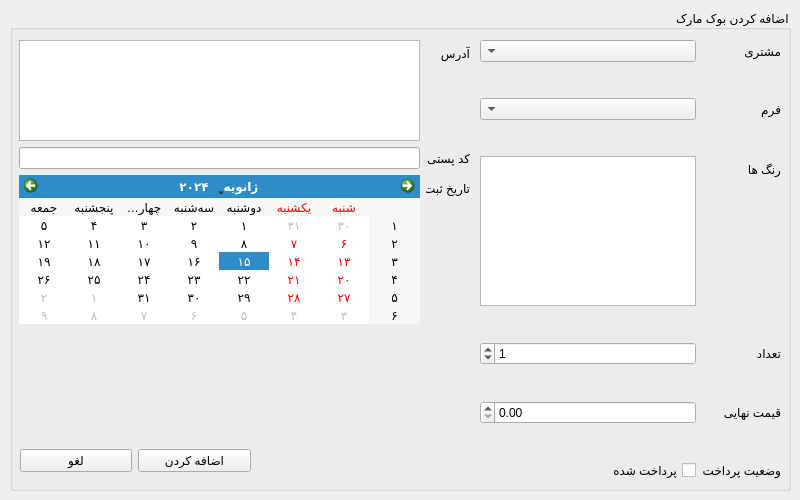
<?xml version="1.0" encoding="UTF-8"?>
<ui version="4.0">
 <class>Form</class>
 <widget class="QWidget" name="Form">
  <property name="geometry">
   <rect>
    <x>0</x>
    <y>0</y>
    <width>800</width>
    <height>500</height>
   </rect>
  </property>
  <property name="windowTitle">
   <string>Form</string>
  </property>
  <property name="layoutDirection">
   <enum>Qt::RightToLeft</enum>
  </property>
  <widget class="QGroupBox" name="groupBox">
   <property name="geometry">
    <rect>
     <x>10</x>
     <y>10</y>
     <width>781</width>
     <height>481</height>
    </rect>
   </property>
   <property name="title">
    <string>اضافه کردن بوک مارک</string>
   </property>
   <widget class="QWidget" name="formLayoutWidget">
    <property name="geometry">
     <rect>
      <x>470</x>
      <y>30</y>
      <width>301</width>
      <height>441</height>
     </rect>
    </property>
    <layout class="QFormLayout" name="formLayout">
     <property name="horizontalSpacing">
      <number>6</number>
     </property>
     <property name="verticalSpacing">
      <number>36</number>
     </property>
     <item row="0" column="0">
      <widget class="QLabel" name="label">
       <property name="text">
        <string>مشتری</string>
       </property>
      </widget>
     </item>
     <item row="0" column="1">
      <widget class="QComboBox" name="person_input"/>
     </item>
     <item row="1" column="0">
      <widget class="QLabel" name="label_2">
       <property name="text">
        <string>فرم</string>
       </property>
      </widget>
     </item>
     <item row="1" column="1">
      <widget class="QComboBox" name="form_input"/>
     </item>
     <item row="2" column="0">
      <widget class="QLabel" name="label_3">
       <property name="text">
        <string>رنگ ها</string>
       </property>
      </widget>
     </item>
     <item row="2" column="1">
      <widget class="QListWidget" name="colors_input">
       <property name="selectionMode">
        <enum>QAbstractItemView::MultiSelection</enum>
       </property>
      </widget>
     </item>
     <item row="3" column="0">
      <widget class="QLabel" name="label_4">
       <property name="text">
        <string>تعداد</string>
       </property>
      </widget>
     </item>
     <item row="3" column="1">
      <widget class="QSpinBox" name="count_input">
       <property name="value">
        <number>1</number>
       </property>
      </widget>
     </item>
     <item row="4" column="0">
      <widget class="QLabel" name="label_5">
       <property name="text">
        <string>قیمت نهایی</string>
       </property>
      </widget>
     </item>
     <item row="4" column="1">
      <widget class="QDoubleSpinBox" name="final_price_input">
       <property name="enabled">
        <bool>true</bool>
       </property>
       <property name="maximum">
        <double>100000000.000000000000000</double>
       </property>
      </widget>
     </item>
     <item row="5" column="0">
      <widget class="QLabel" name="label_6">
       <property name="text">
        <string>وضعیت پرداخت</string>
       </property>
      </widget>
     </item>
     <item row="5" column="1">
      <widget class="QCheckBox" name="is_paid_input">
       <property name="text">
        <string>پرداخت شده</string>
       </property>
      </widget>
     </item>
    </layout>
   </widget>
   <widget class="QWidget" name="horizontalLayoutWidget">
    <property name="geometry">
     <rect>
      <x>10</x>
      <y>430</y>
      <width>231</width>
      <height>41</height>
     </rect>
    </property>
    <layout class="QHBoxLayout" name="horizontalLayout">
     <item>
      <widget class="QPushButton" name="add_btn">
       <property name="text">
        <string>اضافه کردن</string>
       </property>
      </widget>
     </item>
     <item>
      <widget class="QPushButton" name="cancel_btn">
       <property name="text">
        <string>لغو</string>
       </property>
      </widget>
     </item>
    </layout>
   </widget>
   <widget class="QWidget" name="formLayoutWidget_2">
    <property name="geometry">
     <rect>
      <x>9</x>
      <y>30</y>
      <width>451</width>
      <height>284</height>
     </rect>
    </property>
    <layout class="QFormLayout" name="formLayout_2">
     <item row="0" column="0">
      <widget class="QLabel" name="label_8">
       <property name="text">
        <string>آدرس</string>
       </property>
      </widget>
     </item>
     <item row="0" column="1">
      <widget class="QTextEdit" name="adderess_input"/>
     </item>
     <item row="1" column="0">
      <widget class="QLabel" name="label_9">
       <property name="text">
        <string>کد پستی</string>
       </property>
      </widget>
     </item>
     <item row="1" column="1">
      <widget class="QLineEdit" name="zip_code_input">
       <property name="maxLength">
        <number>10</number>
       </property>
      </widget>
     </item>
     <item row="2" column="0">
      <widget class="QLabel" name="label_7">
       <property name="text">
        <string>تاریخ ثبت</string>
       </property>
      </widget>
     </item>
     <item row="2" column="1">
      <widget class="QCalendarWidget" name="created_date_input">
       <property name="locale">
        <locale language="Persian" country="Iran"/>
       </property>
      </widget>
     </item>
    </layout>
   </widget>
  </widget>
 </widget>
 <resources/>
 <connections/>
</ui>
